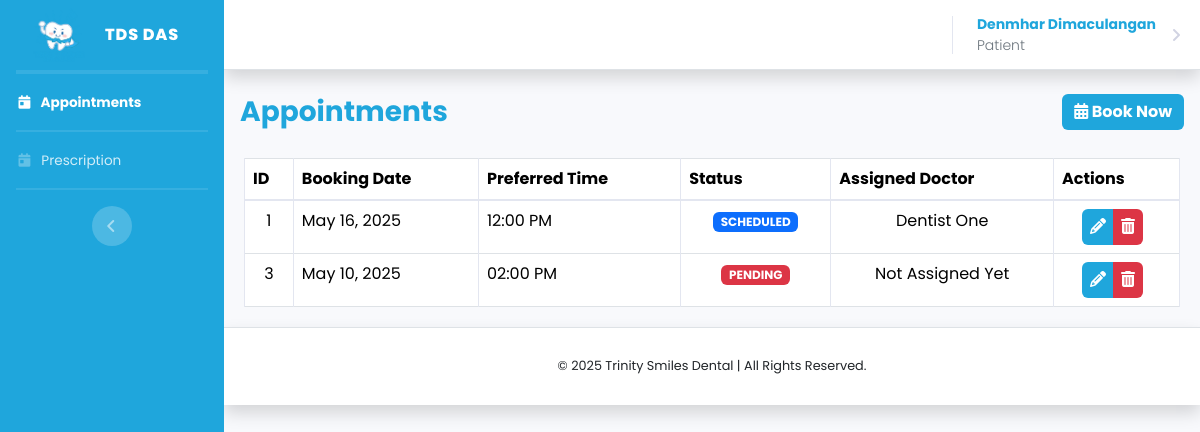
/pages/patient/appointments.php (signed in), run on the app's committed database.
### tables this page shows
CREATE TABLE `appointments` (
  `id` int(11) NOT NULL,
  `user_id` char(36) DEFAULT NULL,
  `name` varchar(100) DEFAULT NULL,
  `age` int(11) DEFAULT NULL,
  `email` varchar(100) DEFAULT NULL,
  `contact` varchar(15) DEFAULT NULL,
  `medicalRecord` text DEFAULT NULL,
  `procedure` varchar(100) DEFAULT NULL,
  `price` varchar(100) NOT NULL,
  `bookingDate` date DEFAULT NULL,
  `preferredTime` time DEFAULT NULL,
  `insurance` varchar(10) DEFAULT NULL,
  `assigned_doctor` varchar(100) DEFAULT NULL,
  `status` enum('Scheduled','Completed','Canceled','Pending') DEFAULT 'Pending',
  `created_at` timestamp NOT NULL DEFAULT current_timestamp(),
  `updated_at` timestamp NOT NULL DEFAULT current_timestamp() ON UPDATE current_timestamp()
);

### auth.php (called while the page is built, shortened)
<?php
function getFullname() {
    return isset($_SESSION['name']) ? $_SESSION['name'] : 'Guest User';
}
function getRole() {
    return isset($_SESSION['role']) ? $_SESSION['role'] : 'Guest Role';
}
?>

### pages/patient/appointments.php (the view, shortened to what this page needs)
<?php
require_once $_SERVER['DOCUMENT_ROOT'] . '/dental-appointment-system/auth.php';
?>
<!DOCTYPE html>
<html lang="en">
<head>
    <link href="/dental-appointment-system/css/sb-admin-2.min.css" rel="stylesheet">
    <link rel="stylesheet" href="/dental-appointment-system/vendor/apexcharts/dist/apexcharts.css">
    <link href="https://cdn.jsdelivr.net/npm/bootstrap@5.3.5/dist/css/bootstrap.min.css" rel="stylesheet"
>
    <link rel="stylesheet" href="/dental-appointment-system/css/dashboard.css">
    <link href="https://cdn.jsdelivr.net/npm/bootstrap@5.3.5/dist/css/bootstrap.min.css" rel="stylesheet"
>
    <link rel="stylesheet" href="https://cdn.datatables.net/2.2.2/css/dataTables.bootstrap5.css">
    <link rel="stylesheet" href="https://cdn.datatables.net/buttons/3.2.2/css/buttons.dataTables.min.css">
    <link rel="stylesheet" href="/dental-appointment-system/css/dashboard.css">
    <link rel="stylesheet" href="https://cdnjs.cloudflare.com/ajax/libs/toastr.js/latest/toastr.min.css" />
    <link rel="stylesheet" href="/dental-appointment-system/css/validate.css">
</head>
<body id="page-top">
    <div id="wrapper">
        <ul class="navbar-nav bg-blue sidebar sidebar-dark accordion" id="accordionSidebar">
            <a class="sidebar-brand d-flex align-items-center justify-content-center">
                <div class="sidebar-brand-icon">
                    <img src="/dental-appointment-system/img/clockt.png" alt="Logo" width="60"
                        class="d-inline-block align-text-top">
                </div>
                <div class="sidebar-brand-text mx-3">TDS DAS</div>
            </a>
            <hr class="sidebar-divider my-0">
            <hr class="sidebar-divider mb-0">
            <li class="nav-item active">
                <a class="nav-link">
                    <i class="fas fa-fw fa-calendar-day"></i>
                    <span>Appointments</span>
                </a>
            </li>
            <hr class="sidebar-divider mb-0">
            <li class="nav-item">
                <a class="nav-link" href="prescription.php">
                    <i class="fas fa-fw fa-calendar-day"></i>
                    <span>Prescription</span>
                </a>
            </li>
            <hr class="sidebar-divider d-none d-md-block">
            <div class="text-center d-none d-md-inline">
                <button class="rounded-circle border-0" id="sidebarToggle"></button>
            </div>
        </ul>
        <div id="content-wrapper" class="d-flex flex-column">
            <div id="content">
                <nav class="navbar navbar-expand navbar-light bg-white topbar mb-4 static-top shadow border-bottom">
                    <ul class="navbar-nav ml-auto">
                        <li class="nav-item dropdown me-2">
                            <a class="nav-link dropdown-toggle" href="#" id="userDropdown" role="button"
                                data-toggle="dropdown" aria-haspopup="true" aria-expanded="false">
                                <span
                                    class=" text-primary mr-2 small font-weight-bold"><?php echo getFullname(); ?><br><span
                                        class="text-secondary font-weight-light"><?php echo getRole(); ?></span></span>
                            </a>
                        </li>
                    </ul>
                </nav>
                <div class="container-fluid px-3">
                    <div class="d-flex align-items-center justify-content-between mb-4">
                        <h1 class="h3 mb-0 text-primary font-weight-bold">Appointments</h1>
                        <button type="button" class="btn btn-md btn-book fw-bold" data-bs-toggle="modal"
                            data-bs-target="#bookAppointmentModal"><i class="fa fa-calendar">
                            </i> Book Now
                        </button>
                    </div>
                    <div class="table-responsive px-1 py-1">
                        <div class="data_table">
                            <table id="myTable" class="table table-bordered" style="width:100%">
                                <thead>
                                    <tr>
                                        <th scope="col">ID</th>
                                        <th scope="col">Booking Date</th>
                                        <th scope="col">Preferred Time</th>
                                        <th scope="col">Status</th>
                                        <th scope="col">Assigned Doctor</th>
                                        <th scope="col">Actions</th>
                                    </tr>
                                </thead>
                                <tbody class="text-dark">
                                    <?php
                                    $uid = $_SESSION['uid'];
                                    $query = "SELECT * FROM appointments WHERE user_id='$uid'";
                                    $query_run = mysqli_query($conn, $query);
                                    if (mysqli_num_rows($query_run) > 0) {
                                        foreach ($query_run as $items) {
                                            ?>
                                            <tr>
                                                <td class="text-center">
                                                    <?= $items['id']; ?>
                                                </td>
                                                <td>
                                                    <?= date("F d, Y", strtotime($items['bookingDate'])); ?>
                                                </td>
                                                <td>
                                                    <?= date("h:i A", strtotime($items['preferredTime'])); ?>
                                                </td>
                                                <td class="text-center">
                                                    <?php
                                                    if ($items['status'] == "Scheduled") {
                                                        ?>
                                                        <span class="badge bg-primary">SCHEDULED
                                                        </span>
                                                        <?php
                                                    } else if ($items['status'] == "Completed") {
                                                        ?>
                                                            <span class="badge bg-success">COMPLETED
                                                            </span>
                                                        <?php
                                                    } else if ($items['status'] == "Canceled") {
                                                        ?>
                                                                <span class="badge bg-danger">CANCELED
                                                                </span>
                                                        <?php
                                                    } else {
                                                        ?>
                                                                <span class="badge bg-danger">PENDING
                                                                </span>
                                                        <?php
                                                    }
                                                    ?>
                                                </td>
                                                <td class="text-center">
                                                    <?= !empty($items['assigned_doctor']) ? $items['assigned_doctor'] : 'Not Assigned Yet'; ?>
                                                </td>
                                                <td class="text-center">
                                                    <div class="btn-group me-2">
                                                        <button type="button" class="btn btn-book btn-md editbtn px-2"><i
                                                                class="fa fa-pencil"></i></button>
                                                        <button type="button" class="btn btn-danger btn-md deletebtn px-2"><i
                                                                class="fa fa-trash"></i>
                                                        </button>
                                                    </div>
                                                </td>
                                            </tr>
                                            <?php
                                        }
                                    }
                                    ?>
                                </tbody>
                            </table>
                        </div>
                    </div>
                </div>
                <footer class="sticky-footer bg-white shadow border-top">
                    <div class="container my-auto">
                        <div class="copyright text-center my-auto">©
                            </span> Trinity Smiles Dental | All Rights Reserved.</span>
                        </div>
                    </div>
                </footer>
            </div>
        </div>
</body>
</html>

### css/dashboard.css (style rules this page uses)
* { margin: 0; padding: 0; box-sizing: border-box; font-family: "Poppins", sans-serif; scroll-behavior: smooth; }
.bg-blue { background-color: #1fa6dc; }
.btn-book { background-color: #1fa6dc !important; color: white; box-shadow: none !important; border: 0; }
.btn-warning , .btn-secondary, .btn-primary, .btn-success, .btn-danger { box-shadow: none !important; border: 0; }
.text-primary { color: #1fa6dc !important; }
.sidebar hr.sidebar-divider { border: #ffffff 1px solid; opacity: 0.10; }

### data on the page
appointments: id "1", bookingDate "May 16, 2025", preferredTime "12:00 PM", status "SCHEDULED", assigned_doctor "Dentist One"
appointments: id "3", bookingDate "May 10, 2025", preferredTime "02:00 PM", status "PENDING", shows "Not Assigned Yet"

### other printed values
getFullname() "Denmhar Dimaculangan"
getRole() "Patient"
